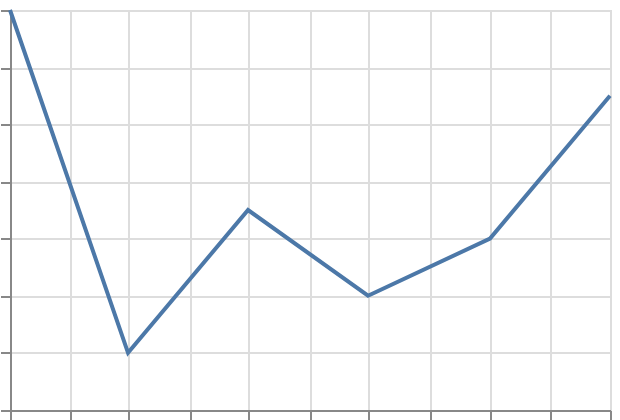

Vega-Lite specification for this chart:
### Vega-Lite specification from a JSON file in a GitHub repository (floating-point values rounded to 4 significant figures)
{"$schema": "https://vega.github.io/schema/vega-lite/v6.json", "padding": 5, "autosize": "none", "width": 300, "height": 200, "data": {"name": "table", "values": [{"c": "A", "g": "p", "x": 1, "y": 2, "v": 5, "t": "2024-01-15", "o": {"v": 3}, "IMDB Rating": 6.1, "d": "x1"}, {"c": "B", "g": "q", "x": 2, "y": 4, "v": 9, "t": "2024-02-20", "o": {"v": 7}, "IMDB Rating": 7.4, "d": "x2"}, {"c": "A", "g": "q", "x": 3, "y": 3, "v": 2, "t": "2024-03-05", "o": {"v": 1}, "IMDB Rating": 5.2, "d": "x1"}, {"c": "C", "g": "p", "x": 4, "y": 6, "v": 7, "t": "2024-05-30", "o": {"v": 4}, "IMDB Rating": 8.8, "d": "x3"}, {"c": "B", "g": "p", "x": 5, "y": 5, "v": 4, "t": "2024-07-11", "o": {"v": 9}, "IMDB Rating": 6.9, "d": "x2"}, {"c": "C", "g": "q", "x": 6, "y": 8, "v": 6, "t": "2024-09-02", "o": {"v": 2}, "IMDB Rating": 7.7, "d": "x3"}, {"c": "A", "g": "p", "x": 7, "y": 7, "v": 8, "t": "2024-11-25", "o": {"v": 5}, "IMDB Rating": 4.4, "d": "x1"}, {"c": "B", "g": "q", "x": 8, "y": 9, "v": 3, "t": "2024-12-31", "o": {"v": 8}, "IMDB Rating": 9.1, "d": "x2"}]}, "mark": "line", "encoding": {"x": {"field": "t", "type": "temporal", "timeUnit": {"unit": "month", "step": 2}}, "y": {"aggregate": "sum", "field": "v", "type": "quantitative"}}}
